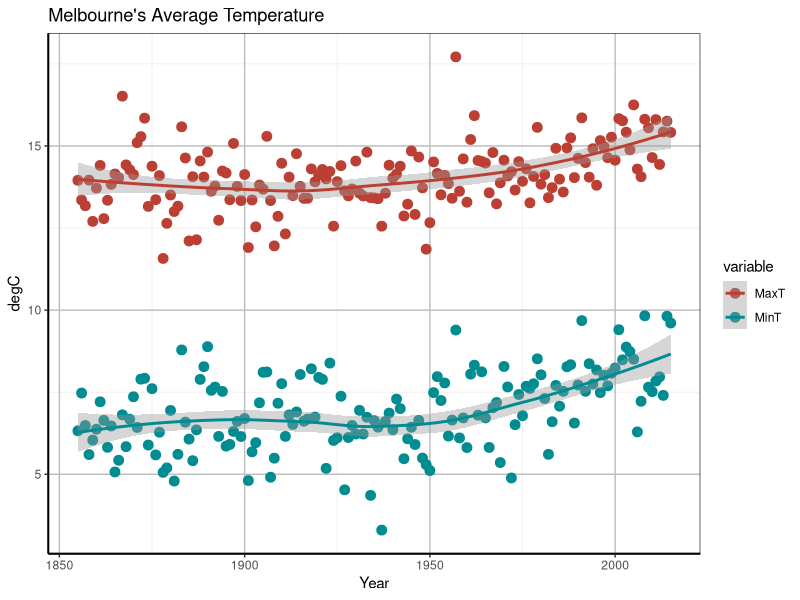

Source code (R):
melb <- read.csv("data/melbourne.csv", as.is=TRUE, header=TRUE)
library(dplyr)
library(ggplot2)
library(reshape2)



melb <- na.omit(melb)

max.temp <- select(melb, everything())%>%
  filter(Month == 6 )%>%
  #filter(Year >= 1954)%>%
  group_by(Year)%>%
  summarize(MaxT = mean(Max), MinT = mean(Min))

tall.temp <- melt(max.temp, id.vars="Year")

plot <- ggplot(tall.temp, aes(Year,value, col=variable)) + 
        geom_point(size=3) + 
        geom_smooth(method=loess) + 
        ggtitle("Melbourne's Average Temperature") +
        scale_color_hue(l=45) +
        ylab("degC") 

plot <- plot + theme_bw()

plot <- plot + theme(panel.grid.major = element_line(size = 0.5, color = "grey"), axis.line = element_line(size = 0.7, color = "black"))    
plot
  
